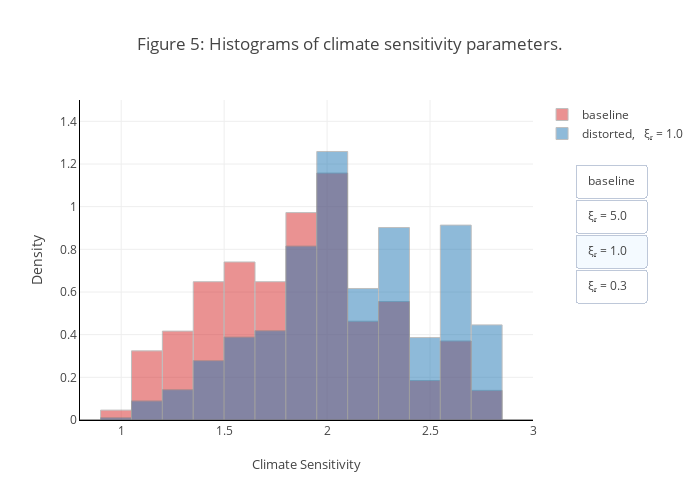

Source (notebook cell):
### Markdown cell above
### Robust adjustment to climate model uncertainty

### Code cell
from src.plots import plot5
plot5(pre_jump_res)

### Figure 1 — Plotly figure (JSON) as saved in the notebook; plotly's stock layout.template omitted (floating-point values rounded to 4 significant figures; data arrays with more than 128 entries replaced by an {"elided": "..."} marker saying what was removed)
{"data": [{"histnorm": "probability density", "hovertemplate": "%{y:.2f}", "legendgroup": "1", "marker": {"color": "#d62728", "line": {"color": "grey", "width": 1}}, "name": "baseline", "opacity": 0.5, "showlegend": true, "type": "histogram", "x": {"elided": "144 float values"}, "xaxis": "x", "xbins": {"size": 0.15}, "yaxis": "y"}, {"histfunc": "sum", "histnorm": "probability density", "hovertemplate": "%{y:.2f}", "legendgroup": "1", "marker": {"color": "#1f77b4", "line": {"color": "grey", "width": 1}}, "name": "baseline", "opacity": 0.5, "showlegend": false, "type": "histogram", "visible": false, "x": {"elided": "144 float values"}, "xaxis": "x", "xbins": {"size": 0.15}, "y": {"elided": "144 float values"}, "yaxis": "y"}, {"histfunc": "sum", "histnorm": "probability density", "hovertemplate": "%{y:.2f}", "legendgroup": "1", "marker": {"color": "#1f77b4", "line": {"color": "grey", "width": 1}}, "name": "distorted, \n ξᵣ = 5.0", "opacity": 0.5, "showlegend": false, "type": "histogram", "visible": false, "x": {"elided": "144 float values"}, "xaxis": "x", "xbins": {"size": 0.15}, "y": {"elided": "144 float values"}, "yaxis": "y"}, {"histfunc": "sum", "histnorm": "probability density", "hovertemplate": "%{y:.2f}", "legendgroup": "1", "marker": {"color": "#1f77b4", "line": {"color": "grey", "width": 1}}, "name": "distorted, \n ξᵣ = 1.0", "opacity": 0.5, "showlegend": true, "type": "histogram", "visible": true, "x": {"elided": "144 float values"}, "xaxis": "x", "xbins": {"size": 0.15}, "y": {"elided": "144 float values"}, "yaxis": "y"}, {"histfunc": "sum", "histnorm": "probability density", "hovertemplate": "%{y:.2f}", "legendgroup": "1", "marker": {"color": "#1f77b4", "line": {"color": "grey", "width": 1}}, "name": "distorted, \n ξᵣ = 0.3", "opacity": 0.5, "showlegend": false, "type": "histogram", "visible": false, "x": {"elided": "144 float values"}, "xaxis": "x", "xbins": {"size": 0.15}, "y": {"elided": "144 float values"}, "yaxis": "y"}], "layout": {"barmode": "overlay", "height": 500, "plot_bgcolor": "white", "title": {"text": "Figure 5: Histograms of climate sensitivity parameters."}, "updatemenus": [{"active": 2, "buttons": [{"args": [{"showlegend": [true, true, false, false, false], "visible": [true, true, false, false, false]}], "label": "baseline", "method": "update"}, {"args": [{"showlegend": [true, false, true, false, false], "visible": [true, false, true, false, false]}], "label": "ξᵣ = 5.0", "method": "update"}, {"args": [{"showlegend": [true, false, false, true, false], "visible": [true, false, false, true, false]}], "label": "ξᵣ = 1.0", "method": "update"}, {"args": [{"showlegend": [true, false, false, false, true], "visible": [true, false, false, false, true]}], "label": "ξᵣ = 0.3", "method": "update"}], "showactive": true, "type": "buttons", "x": 1.25, "y": 0.8}], "width": 700, "xaxis": {"anchor": "y", "domain": [0, 1], "linecolor": "black", "linewidth": 1, "range": [0.8, 3], "showgrid": true, "showline": true, "title": {"font": {"size": 13}, "text": "Climate Sensitivity"}}, "yaxis": {"anchor": "x", "domain": [0, 1], "linecolor": "black", "linewidth": 1, "range": [0, 1.5], "showgrid": true, "showline": true, "title": {"text": "Density"}}}}
